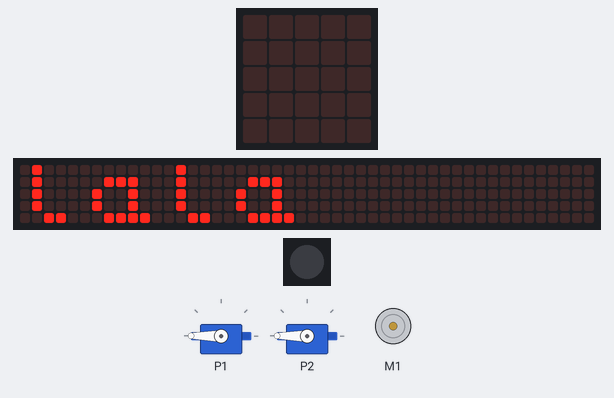
This program was run on a simulated Calliope mini (MakeCode). Shown: 2 × servo, the board's 5×5 LED display, a strip that is not on the board, showing the scrolling text unrolled, DC motor (green arrow = forward, orange = backward, longer = faster), 1 RGB LEDs in strip order, left to right. The 48×5 strip is a reading aid, not a part: it shows the text the display is scrolling, unrolled, one strip-width of it at a time.

Above: at 0.1 s.
At 2.3 s:
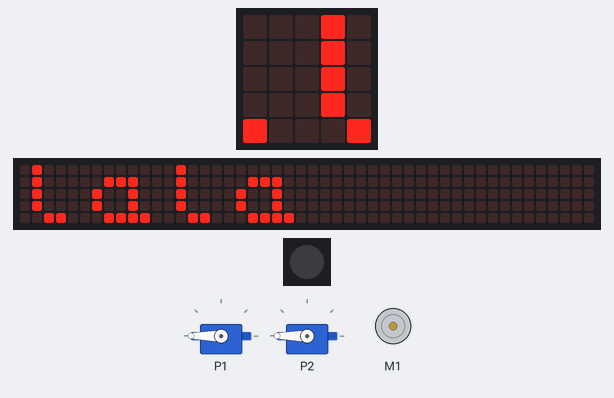
At 4.6 s:
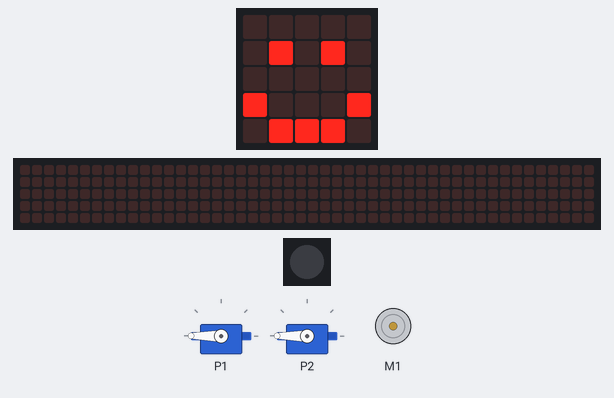
At 5.2 s:
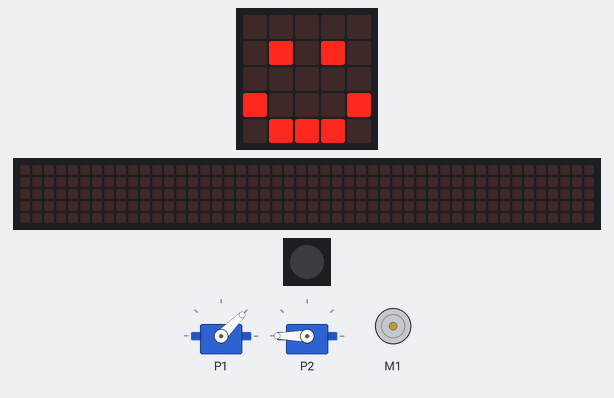
Timing chart, 0 to 6.7 s (numbered marks = the images above):
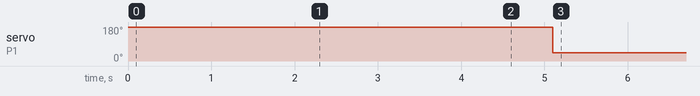

The program:

main.ts
```typescript
let wasser = 0
let Feuchte = 0
let Temperatur = 0
pins.servoWritePin(AnalogPin.P1, 180)
pins.servoWritePin(AnalogPin.P2, 180)
basic.showString("lala")
basic.forever(function () {
    Feuchte = 0
    Temperatur = 0
    if (Feuchte > 550) {
        wasser = 1
        basic.showIcon(IconNames.Chessboard)
    } else {
        wasser = 0
        basic.showIcon(IconNames.Happy)
    }
    if (Temperatur < 495) {
        pins.servoWritePin(AnalogPin.P1, 45)
    } else {
        pins.servoWritePin(AnalogPin.P1, 180)
    }
})
control.inBackground(function () {
    if (wasser != 0) {
        motors.motorPower(100)
        basic.setLedColor(0x007fff)
    } else {
        motors.motorCommand(MotorCommand.Coast)
        basic.turnRgbLedOff()
    }
})
```

test.ts
```typescript
// Hier kann man Tests durchführen; diese Datei wird nicht kompiliert, wenn dieses Paket als Erweiterung verwendet wird.
```

Measured:
- by itself, servo on P1: 180° → 45° at 5.1 s
